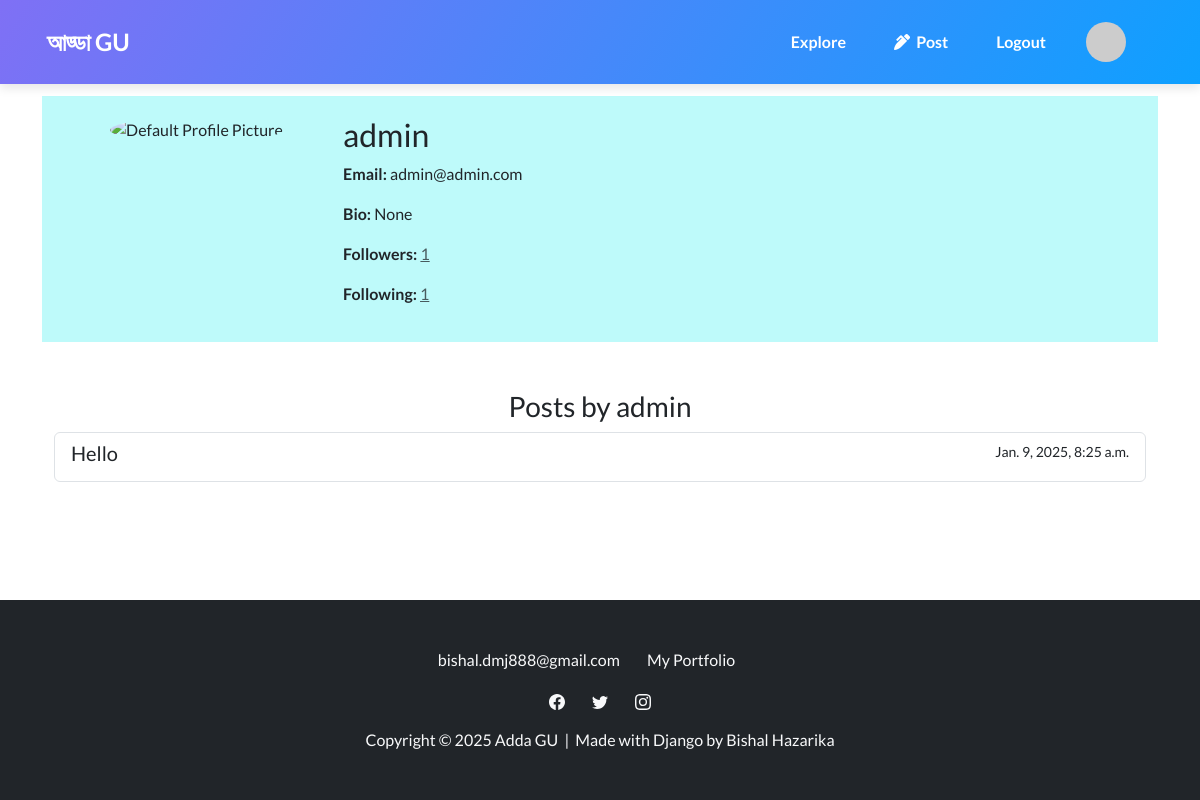
The app's page /users/profile/admin/ (signed in), older data.
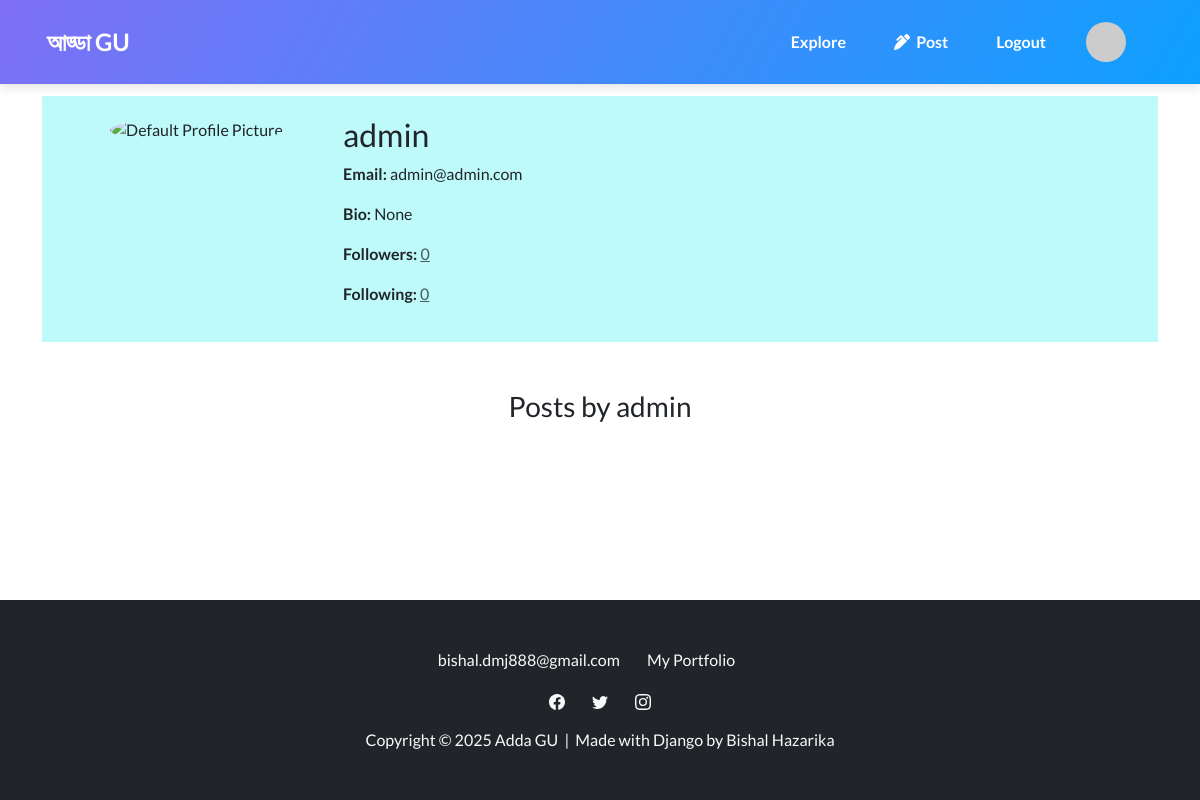
The same page, newer data.
### users/models.py (models this page shows, shortened)
class CustomUser(AbstractUser):
    bio = models.TextField(blank=True, null=True)
    profile_picture = models.ImageField(upload_to='profile_pictures/',blank=True,null=True)
    followers = models.ManyToManyField('self', related_name='following', symmetrical=False, blank=True)

### blogs/models.py (models this page shows, shortened)
class BlogPost(models.Model):
    author = models.ForeignKey(settings.AUTH_USER_MODEL, on_delete=models.CASCADE)
    title = models.CharField(max_length=200)
    content = models.TextField()
    created_at = models.DateTimeField(auto_now_add=True)
    blogimage = models.ImageField(upload_to='blogimages/',blank=True,null=True)

### users/views.py (the view)
# urls.py: path('profile/<str:username>/', views.user_profile_view, name='user_profile'),
@login_required
def user_profile_view(request, username):
    user = get_object_or_404(CustomUser, username=username)
    user_posts = BlogPost.objects.filter(author=user)
    is_following = request.user.following.filter(username=username).exists()
    context = {
        'user_profile':user,
        'user_posts':user_posts,
        'is_following':is_following
    }
    return render(request, 'users/user_profile.html', context)

### users/templates/users/user_profile.html (shortened to what this page needs)
{% extends 'base.html' %}
{% load static %}
{% block content %}
<div class="container mt-5">
    <div class="row" style="background-color: #8ef6f692; padding: 20px;">
        <div class="col-md-3 text-center">
            {% if user_profile.profile_picture %}
                <img src="{{ user_profile.profile_picture.url }}" alt="Profile Picture" class="rounded-circle img-fluid" style="width: 150px; height: 150px;">
            {% else %}
                <img src="{% static 'path/to/default_profile_picture.jpg' %}" alt="Default Profile Picture" class="rounded-circle img-fluid" style="width: 150px; height: 150px;">
            {% endif %}
        </div>
        <div class="col-md-9">
            <h2>{{ user_profile.username }}</h2>
            <p><strong>Email:</strong> {{ user_profile.email }}</p>
            <p><strong>Bio:</strong> {{ user_profile.bio }}</p>
            <p><strong>Followers:</strong> <a href="#" id="followers-link">{{ user_profile.followers.count }}</a></p>
            <p><strong>Following:</strong> <a href="#" id="following-link">{{ user_profile.following.count }}</a></p>
        </div>
    </div>
    <div class="mt-5">
        <h3 class="text-center">Posts by {{ user_profile.username }}</h3>
        <div class="list-group">
            {% for post in user_posts %}
                <a href="{% url 'blog_detail' post.pk %}" class="list-group-item list-group-item-action">
                    <div class="d-flex w-100 justify-content-between">
                        <h5 class="mb-1">{{ post.title }}</h5>
                        <small>{{ post.created_at }}</small>
                    </div>
                </a>
            {% endfor %}
        </div>
    </div>
</div>
{% endblock %}

Row changes from the older to the newer data that the page shows:
removed BlogPost: title "Hello", created_at "Jan. 9, 2025, 8:25 a.m."
computed for CustomUser "admin": followers.count "1" → "0"; following.count "1" → "0"
